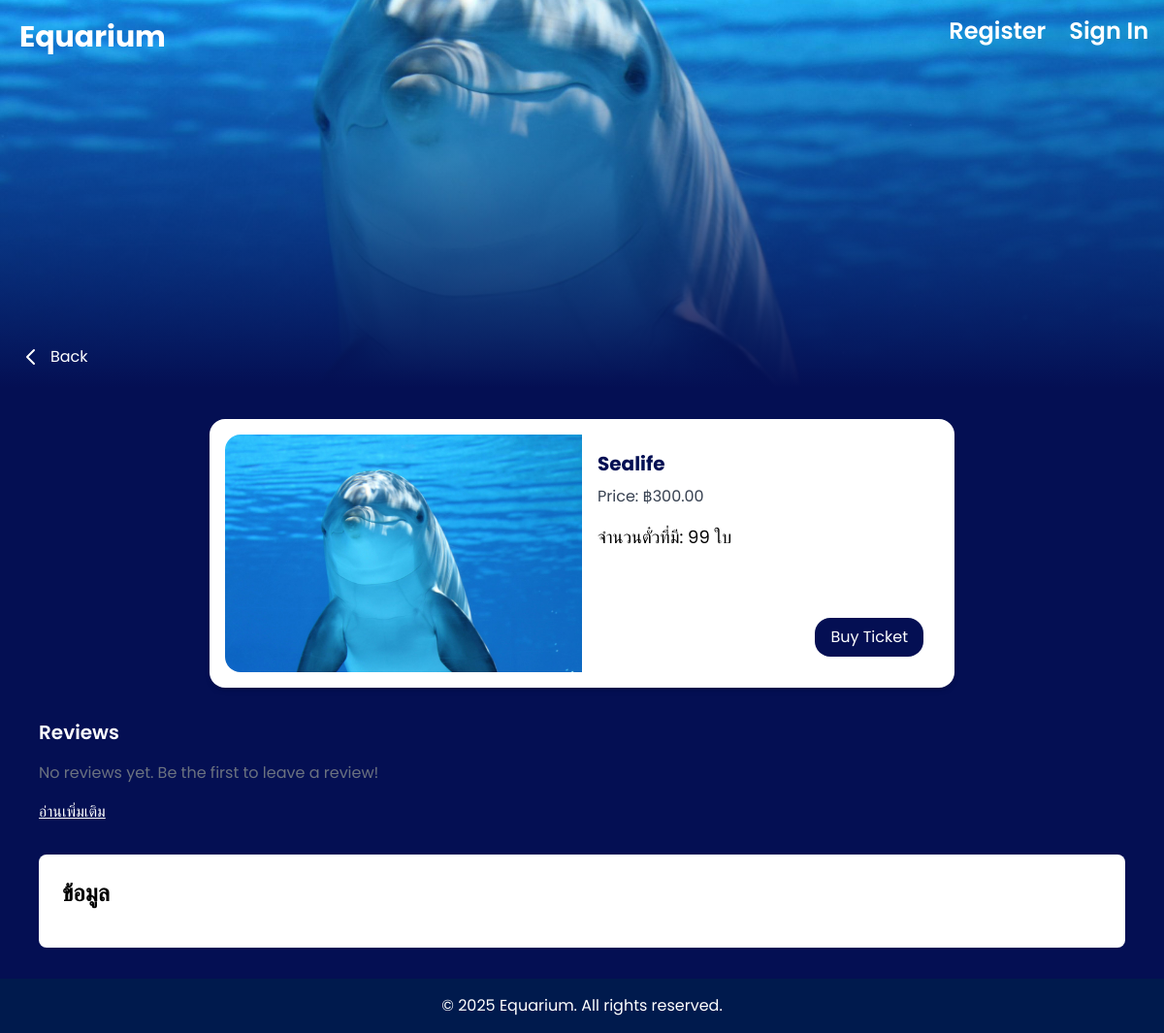
The page /Event/detail.php?id=12 on the database as committed earlier.
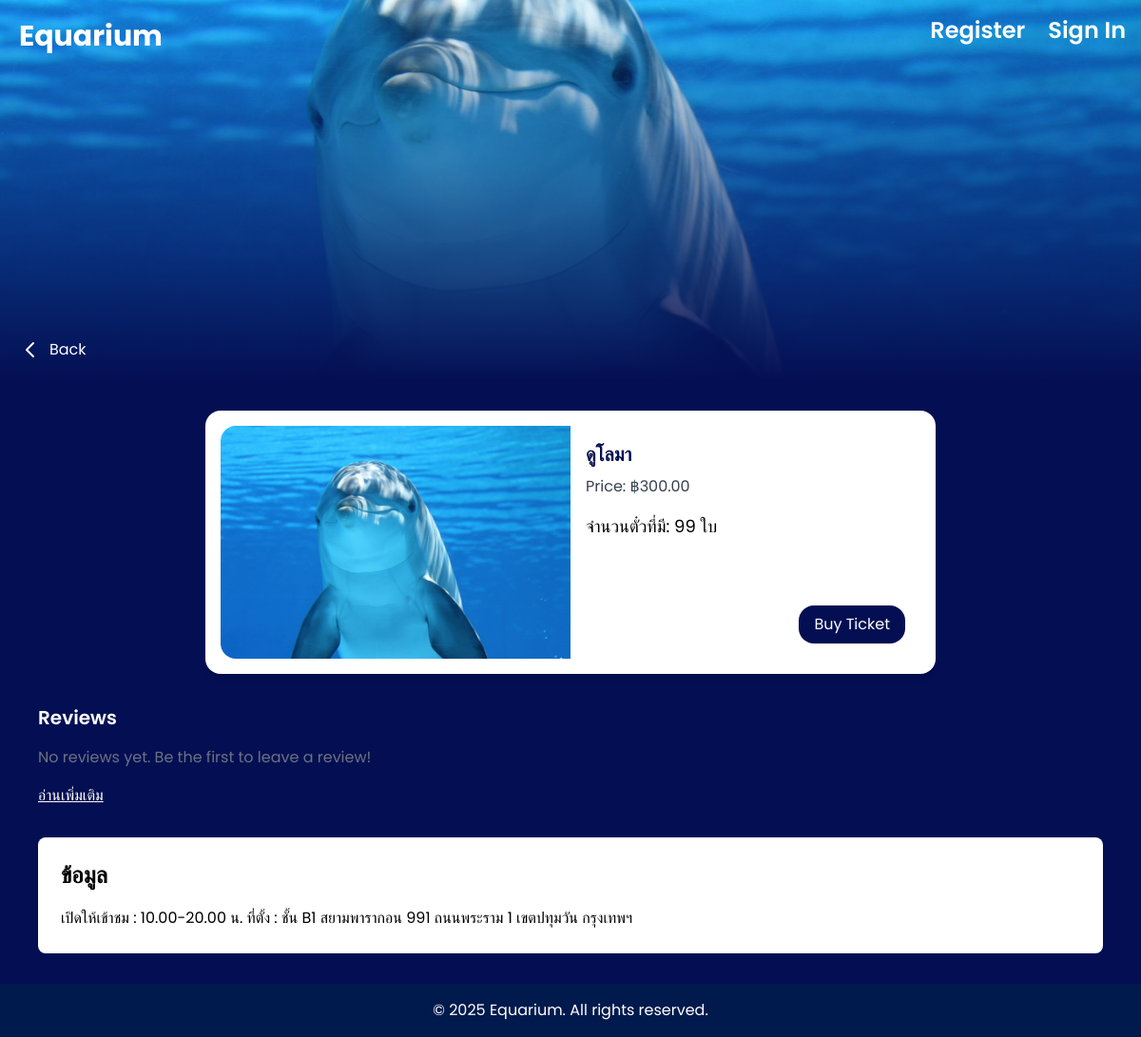
The same page on the database as committed later.
### tables this page shows
CREATE TABLE `events` (
  `event_id` int(11) NOT NULL,
  `name` varchar(100) NOT NULL,
  `image` varchar(255) NOT NULL,
  `location` varchar(100) NOT NULL,
  `province` varchar(255) NOT NULL,
  `activity` varchar(255) NOT NULL,
  `price` decimal(10,2) NOT NULL,
  `created_at` timestamp NOT NULL DEFAULT CURRENT_TIMESTAMP,
  `ticket_quantity` int(11) NOT NULL DEFAULT '0',
  `description` text NOT NULL
);

### public_html/Event/detail.php (the view, shortened to what this page needs)
<?php
  $conn = new mysqli('mysql', 'user', 'password', 'aquarium');
  $id = isset($_GET['id']) ? intval($_GET['id']) : 0;
  $sql = "SELECT * FROM events WHERE event_id = ?";
  $stmt = $conn->prepare($sql);
  $stmt->bind_param("i", $id);
  $stmt->execute();
  $result = $stmt->get_result();
  $event = $result->fetch_assoc();
  include '../includes/navbar.php';
  $review_sql = "SELECT r.content, r.rating, r.created_at, u.username
                FROM review r
                JOIN users u ON r.user_id = u.id
                WHERE r.event_id = ?
                ORDER BY r.created_at DESC";
  $review_stmt = $conn->prepare($review_sql);
  $review_stmt->bind_param("i", $id);
  $review_stmt->execute();
  $reviews_result = $review_stmt->get_result();
  $reviews = [];
  if ($reviews_result->num_rows > 0) {
      while ($review = $reviews_result->fetch_assoc()) {
          $reviews[] = $review;
      }
  } else {
      $reviews[] = null;
  }
?>
<!DOCTYPE html>
<html lang="en">
<head>
  <script src="https://cdn.tailwindcss.com"></script>
</head>
<body class="bg-mainBlue min-h-screen text-white font-poppins">
       <header class="relative h-[300px] md:h-[400px] bg-no-repeat bg-cover bg-center"
        style="background-image: url('<?php echo htmlspecialchars($event['image']); ?>');">
  <div class="absolute inset-0 bg-gradient-to-b from-transparent to-[#040F53]"></div>
  <div class="absolute top-5 left-5 z-50 flex items-center">
      <a href="../homepage/aquarium.php" class="text-white text-3xl font-bold">Equarium</a>
    </div>
  <div class="absolute bottom-5 left-5 z-50">
    <a href="javascript:history.back()" class="inline-flex items-center space-x-2 text-white hover:underline">
      <svg xmlns="http://www.w3.org/2000/svg" class="h-6 w-6" fill="none"
           viewBox="0 0 24 24" stroke="currentColor" stroke-width="2">
        <path stroke-linecap="round" stroke-linejoin="round"
              d="M15 19l-7-7 7-7" />
      </svg>
      <span>Back</span>
    </a>
  </div>
</header>
  <main class="max-w-6xl mx-auto px-4 py-8">
    <section class="bg-white text-black rounded-2xl p-4 mb-8 max-w-3xl mx-auto flex flex-col md:flex-row shadow-md">
    <div class="md:w-1/2">
      <img
        src="<?php echo htmlspecialchars($event['image']); ?>"
        alt="<?php echo htmlspecialchars($event['name']); ?>"
        class="w-full h-full object-cover rounded-2xl md:rounded-r-none"
      >
    </div>
    <div class="md:w-1/2 p-4 flex flex-col justify-between">
      <div>
        <h2 class="text-xl font-bold mb-2 text-mainBlue">
          <?php echo htmlspecialchars($event['name']); ?>
        </h2>
        <p class="text-gray-700 mb-4">
          Price: ฿<?php echo htmlspecialchars($event['price']); ?>
        </p>
        <p class="text-lg mb-4">จำนวนตั๋วที่มี: <?php echo htmlspecialchars($event['ticket_quantity']); ?> ใบ</p>
      </div>
      <?php if (isset($_SESSION['session_id']) && $_SESSION['role'] !== 'a'): ?>
        <div class="flex justify-end">
          <a href="../pay/prepay.php?id=<?php echo $event['event_id']; ?>"
            class="inline-block bg-mainBlue text-white px-4 py-2 rounded-2xl hover:bg-hoverBlue transition">
            Buy Ticket
          </a>
        </div>
        <?php else: ?>
          <div class="flex justify-end">
            <button
              id="openModal"
              class="inline-block bg-mainBlue text-white px-4 py-2 rounded-2xl hover:bg-hoverBlue transition">
              Buy Ticket
            </button>
          </div>
        <?php endif; ?>
      </div>
    </section>
    <section class="mb-8">
      <h3 class="text-xl font-semibold mb-4">Reviews</h3>
      <?php if (empty($reviews) || $reviews[0] === null): ?>
        <p class="text-gray-500">No reviews yet. Be the first to leave a review!</p>
      <?php endif; ?>
      <div class="mt-4">
        <a href="user_review.php?id=<?php echo $event['event_id']; ?>" class="text-white underline">
          อ่านเพิ่มเติม
        </a>
      </div>
    </section>
    <section class="bg-[#ffffff] text-black rounded-lg p-6">
      <h3 class="text-2xl font-semibold mb-4">ข้อมูล</h3>
      <p class="leading-relaxed">
        <?php echo htmlspecialchars($event['description']); ?>
      </p>
    </section>
  </main>
  <footer class="bg-[#001a4d] text-white py-4 text-center">
    <p>&copy; 2025 Equarium. All rights reserved.</p>
  </footer>
</body>
</html>

Rows that differ between the two databases and show on the page:
changed events: name "Sealife" → "ดูโลมา"; description (not shown) → "เปิดให้เข้าชม : 10.00-20.00 น. ที่ตั้ง : ชั้น B1 สยามพารากอน 991 ถนนพระราม 1 เขตปทุมวัน กรุงเทพฯ"
